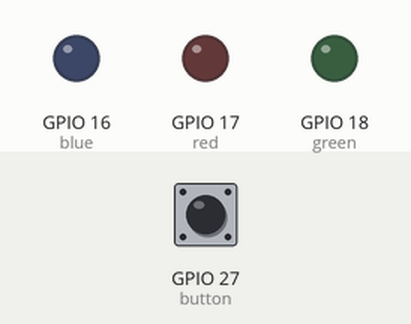
Bench run of a program on a simulated Raspberry Pi (BCM pin numbers). Parts: output pins drawn as LEDs (lit = HIGH). The test bench sets the inputs (shaded band); at power-on: GPIO 27 (button) HIGH.

Above: at 1.2 s.
1.3 s: GPIO 27 (button) pulled LOW for 0.15 s
At 3.5 s:
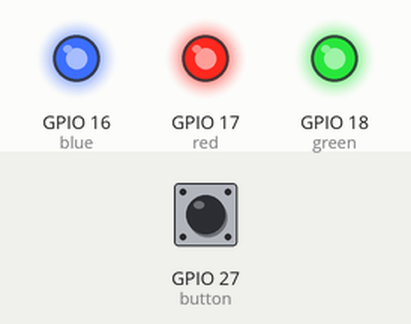
3.8 s: GPIO 27 (button) pulled LOW for 1 s
At 4.2 s:
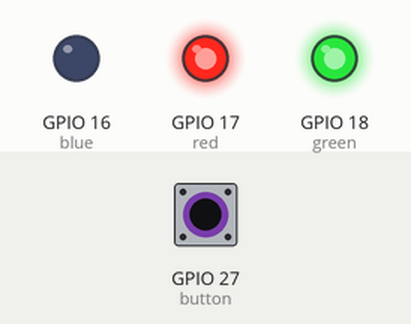
6.3 s: GPIO 27 (button) pulled LOW for 3.2 s
At 6.6 s:
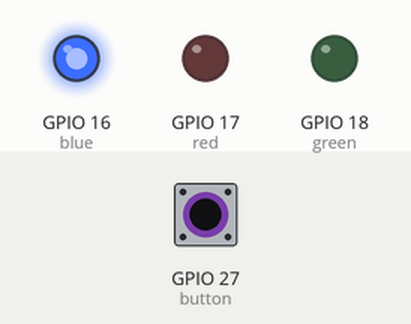
Timing chart, 0 to 9.3 s (numbered marks = the images above; inputs shaded):
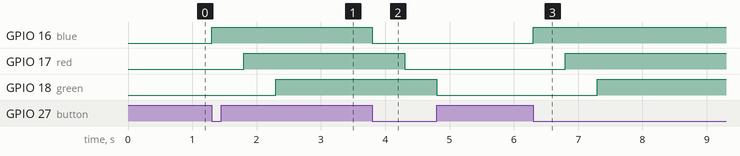

Measured:
- after the input at 1.3 s, GPIO 16 (blue): LOW → HIGH at once; GPIO 17 (red): LOW → HIGH after 0.50 s; GPIO 18 (green): LOW → HIGH after 1.0 s
- after the input at 3.8 s, GPIO 16 (blue): HIGH → LOW at once; GPIO 17 (red): HIGH → LOW after 0.50 s; GPIO 18 (green): HIGH → LOW after 1.0 s
- after the input at 6.3 s, GPIO 16 (blue): LOW → HIGH at once; GPIO 17 (red): LOW → HIGH after 0.50 s; GPIO 18 (green): LOW → HIGH after 1.0 s

The program:

led_button.py
```python
#!/usr/bin/python


from gpiozero import Button
from gpiozero import LED
from signal import pause
import time

button = Button(27)
blue = LED(16)
red = LED(17)
green = LED(18)

def say_hello():
    print("Hello!")

def say_goodbye():
    print("Goodbye!")

def turn_on_led():
    blue.toggle()
    time.sleep(.5)
    red.toggle()
    time.sleep(.5)
    green.toggle()
    time.sleep(.5)


# button.when_pressed = say_hello
# button.when_released = say_goodbye
button.when_pressed = turn_on_led

pause()
```
